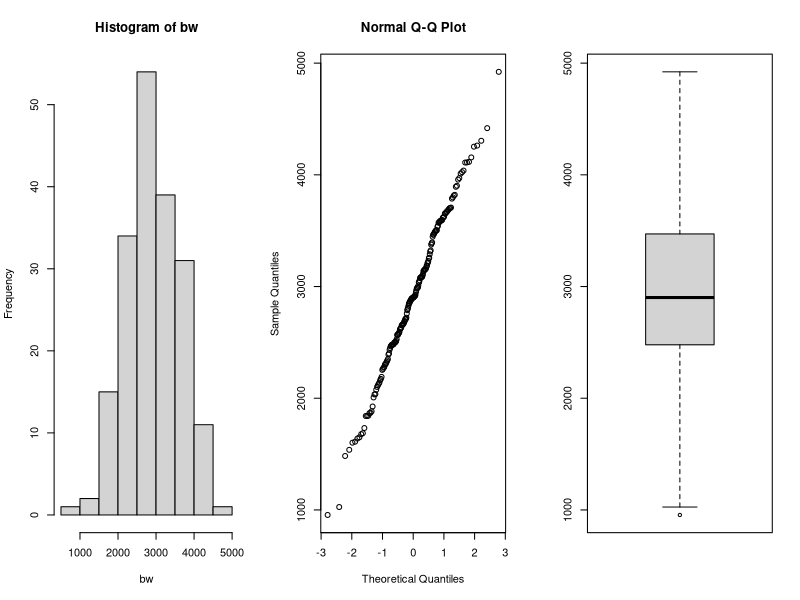
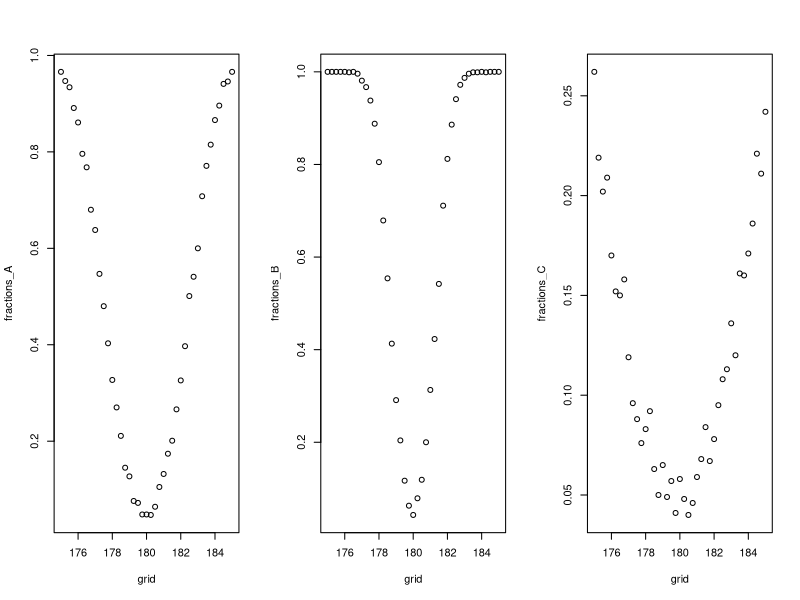
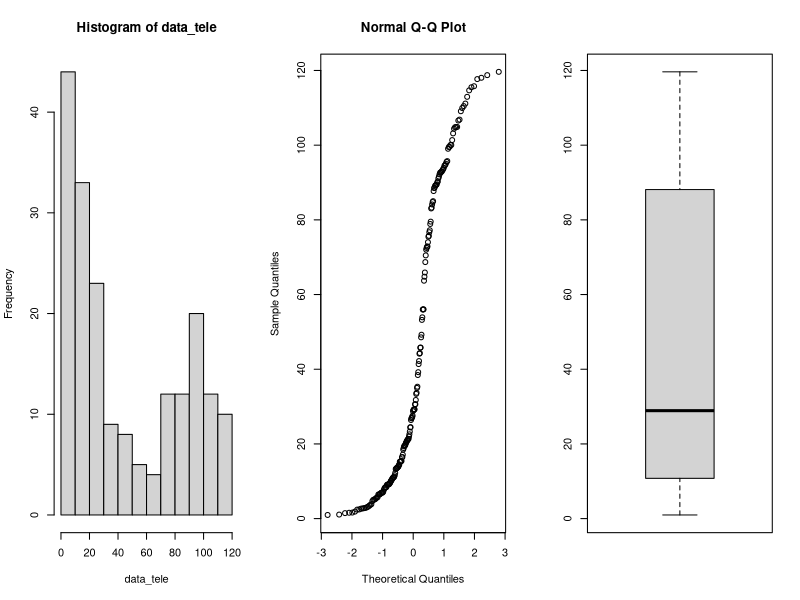
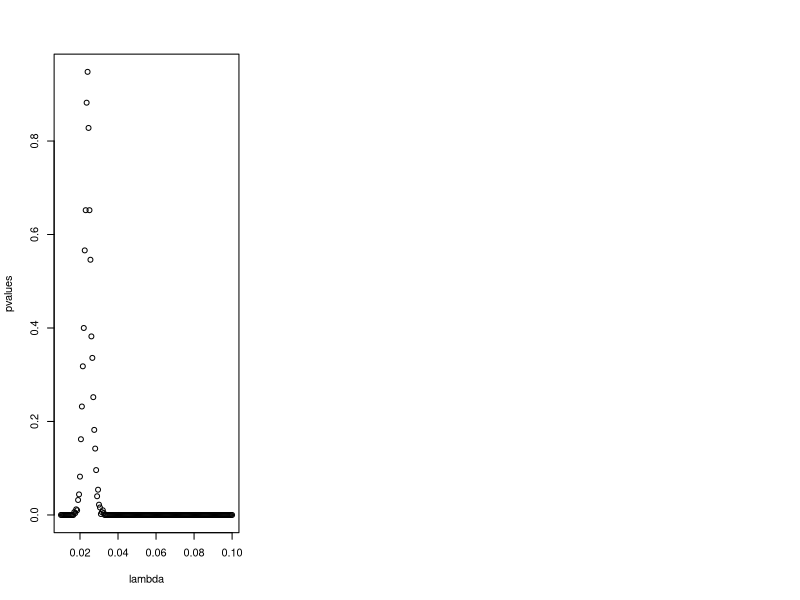
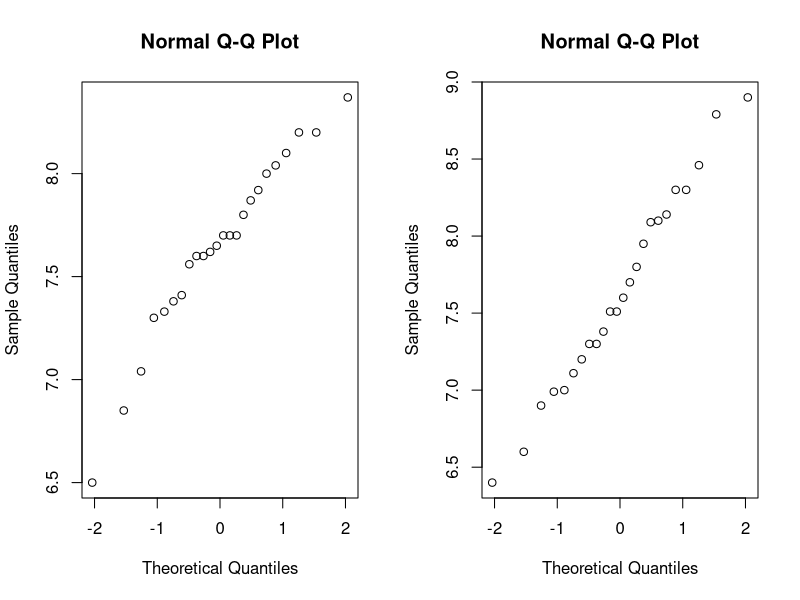
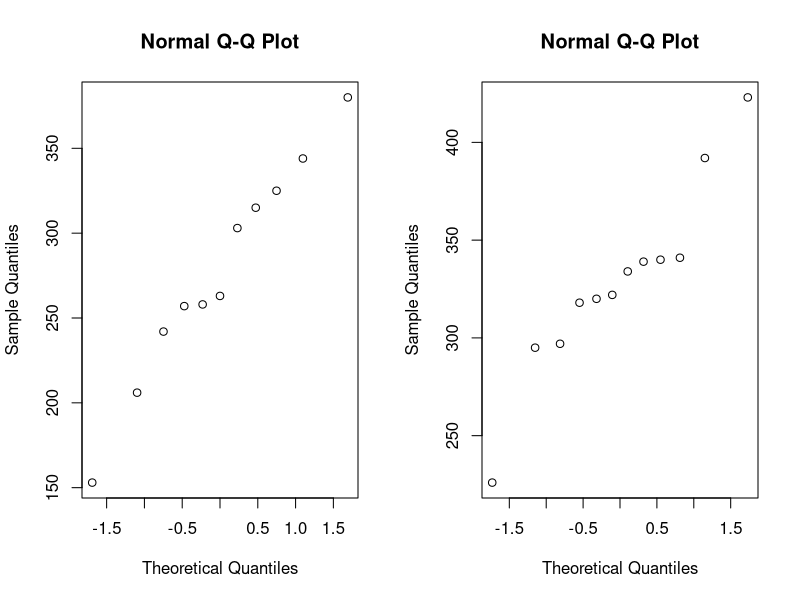
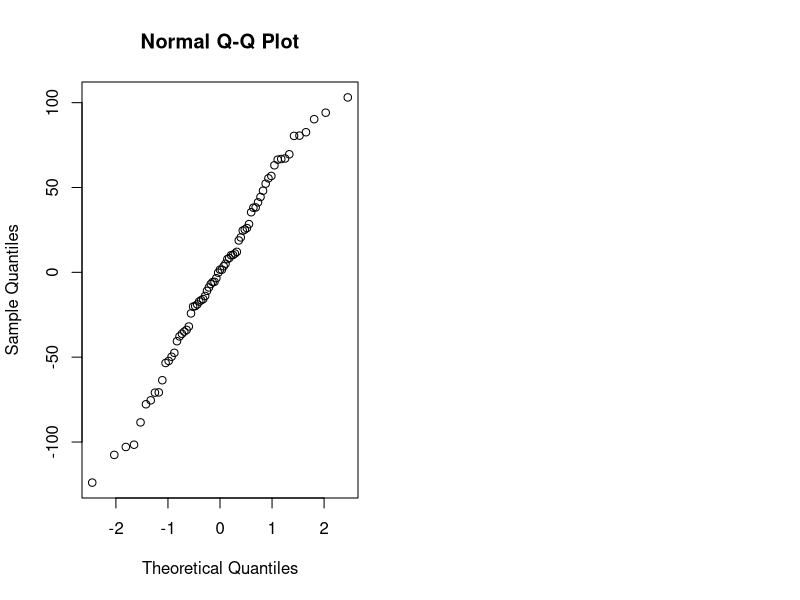

Write R code to recreate these figures, in order.
## ---- chunk 1
library(tidyverse)
library(rstudioapi)

knitr::opts_chunk$set(echo = TRUE)
setwd(dirname(getActiveDocumentContext()$path))
# round numbers to 3 digits
options(digits = 3)
## ---- chunk 2
par(mfrow=c(1,3))
data=read.table(file="data/birthweight.txt",header=TRUE)

bw = data$birthweight
hist(bw)
qqnorm(bw)
boxplot(bw)
shapiro.test(bw)

## ---- chunk 3
m = mean(bw)
sd = sd(bw)
n = length(bw)
error = qnorm(0.95)*sd/sqrt(n)
ci = c(m-error, m+error)
m
ci
## ---- chunk 4
t.test(bw, mu=2800, alternative = "greater", conf.level = 0.95)
## ---- chunk 5
n <- m <- 30
mu <- 180
nu <- 175
sd <- 5
grid <- seq(175,185, by=0.25)

power_function<-function(grid,n,m,mu,sd) {
  B <- 1000
  p <- numeric(B)
  G <- length(grid)
  fractions <- numeric(G)
  for (grid_nu in 1:G){
    p <- numeric(B)
    for (b in 1:B){
      x <- rnorm(n,mu,sd)
      y <- rnorm(m,grid[grid_nu],sd)
      p[b] <- t.test(x,y, var.equal = TRUE)[[3]]
    }
    fractions[grid_nu] <- mean(p<0.05)
  }
  return(fractions)
}

fractions_A <- power_function(grid,n,m,mu,sd)

## ---- chunk 6
n <- m <- 100
mu <- 180
sd <- 5

fractions_B <- power_function(grid,n,m,mu,sd)
## ---- chunk 7
n <- m <- 30
mu <- 180
sd <- 15

fractions_C <- power_function(grid,n,m,mu,sd)
par(mfrow=c(1,3))
plot(grid,fractions_A)
plot(grid,fractions_B)
plot(grid,fractions_C)
## ---- chunk 8
data<-read.table(file="data/telephone.txt",header=TRUE)

# remove zeros
data <- data %>% filter(Bills > 0)

data_tele <- data$Bills
par(mfrow=c(1,3))
hist(data_tele)
qqnorm(data_tele)
boxplot(data_tele)

## ---- chunk 9
lambda <- seq(0.01, 0.1, 0.0005)
pvalues <- c()
t <- median(data_tele)
for (x in lambda){
  B <- 1000
  tstar <- numeric(B)
  n <- length(data_tele)
  
  for (i in 1:B){
    xstar <- rexp(n,x)
    tstar[i] <- median(xstar)
  }
  pl<-sum(tstar<t)/B
  pr<-sum(tstar>t)/B
  p<-2*min(pl,pr)
  pl;pr;p
  pvalues <- c(pvalues,p)
}
plot(lambda, pvalues)

best_p <- which(pvalues > 0.05)
lambda[best_p]
## ---- chunk 10
B <- 1000
T1 <- median(data_tele)
Tstar <- numeric(B)
for (i in 1:B){
  Xstar <- sample(data_tele,replace=TRUE)
  Tstar[i] <- median(Xstar)
}
Tstar25 <- quantile(Tstar,0.025)
Tstar975 <- quantile(Tstar, 0.975)

T1
c(2*T1-Tstar975, 2*T1-Tstar25)

## ---- chunk 11
max_index <- which.max(pvalues)

opt_Lambda <- lambda[max_index]

paste0("Optimal lambda value found: ", round(opt_Lambda, 4))

theoretical_median = log(2)/opt_Lambda
paste0("Theoretical median: ",round(theoretical_median,3))
error = qnorm(0.975)*(theoretical_median/sqrt(length(data_tele)))
c(round(theoretical_median - error, 3), round(theoretical_median + error,3))
## ---- chunk 12

bill_smal40 <- sum(data_tele<40)

binom.test(bill_smal40, length(data_tele))

bill_less10 <- sum(data_tele < 10)
bill_less10/length(data_tele)
## ---- chunk 13
data <- read.table(file="data/run.txt",header=TRUE)
cor.test(data$before, data$after)$p.value
## disgnostics
par(mfrow=c(1,2)); qqnorm(data$before); qqnorm(data$after)
## ---- chunk 14
# calculate differences
data <- data %>% 
  mutate(diff = before - after)
# filter for lemo and perdorm paired t-test
lemo <- data %>% 
  filter(drink == "lemo")
paste0("p-value for soft drink: ", 
       round(t.test(lemo$before, lemo$after, paired = TRUE)$p.value, 4))
# filter for energy and perform paired t-test
energy <- data %>% 
  filter(drink == "energy")
paste0("p-value for energy drink: ", 
       round(t.test(energy$before, energy$after, paired = TRUE)$p.value, 4))
## ---- chunk 15
# perform t-test
t.test(lemo$diff, energy$diff)$p.value
## ---- chunk 16
# filter for meatmeal
meatmeal <- chickwts %>% 
  filter(feed == "meatmeal") %>% 
  select(weight)
# filter for sunflower
sunflower <- chickwts %>% 
  filter(feed == "sunflower") %>% 
  select(weight)
# check for data normality
par(mfrow=c(1,2))
qqnorm(meatmeal$weight)
qqnorm(sunflower$weight)
# perform t-test, the data is not paired
paste0("t-test p-value: ", 
       round(t.test(meatmeal, sunflower)$p.value, 4))
# Mann-Whitney test
paste0("Mann-Whitney test p-value: ", 
       round(wilcox.test(meatmeal$weight, sunflower$weight)$p.value, 4))
# Kolmogorov-Smirnov test
paste0("Kolmogorov-Smirnov test: ", 
       round(ks.test(meatmeal$weight, sunflower$weight)$p.value, 4))
## ---- chunk 17
chickaov <- lm(weight~feed, data = chickwts)
# performing one-way ANOVA
anova(chickaov)
## ---- chunk 18
#extracting more information
table <- data.frame(summary(chickaov)$coefficients) 
table %>% 
  rename("p-value" = `Pr...t..`) %>% 
  add_rownames("Type") %>% 
  mutate(Type = case_when(
    Type == "(Intercept)" ~ "feedcasein",
    TRUE ~ Type
  ), Estimate = case_when(
    Type != "feedcasein" ~ as.numeric(table$Estimate[1]) + Estimate,
    TRUE ~ Estimate
  )) %>%  mutate_if(is.numeric, funs(as.character(signif(., 3)))) %>%
    knitr::kable(.)
## ---- chunk 19
# check for normality
qqnorm(chickaov$residuals)
## ---- chunk 20
kruskal.test(weight~feed, data = chickwts)$p.value
